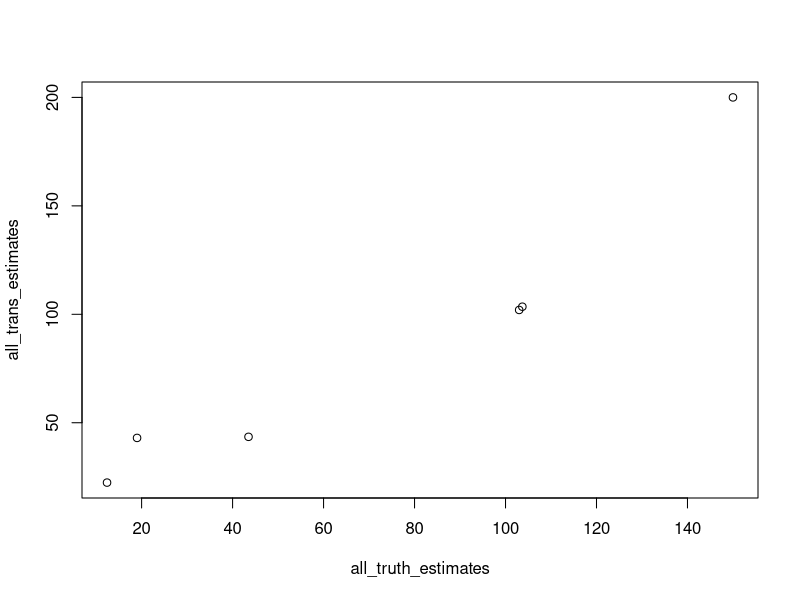

The R script that drew this image:
# Test R^2

all_trans_estimates = c(103.5,22.4,43.5,102.0,43.0,200.0)
all_truth_estimates = c(103.7,12.4,43.5,103.0,19.0,150.0)

plot(all_truth_estimates,all_trans_estimates)
cor(all_truth_estimates,all_trans_estimates)

fit <- lm(all_truth_estimates ~ all_trans_estimates)
fit
k = summary(fit, correlation = TRUE, method="pearson")
k$r.squared

(k$r.squared)^2

library(Hmisc)
rcorr(all_truth_estimates,all_trans_estimates, type="pearson")


RMSE <- sqrt(mean((all_trans_estimates-all_truth_estimates)^2))
